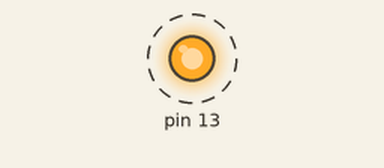
Recording of a sketch running on a simulated Arduino Mega 2560, built with avr-gcc and run on an emulated ATmega2560. Parts: output pins drawn as LEDs (lit = HIGH). Dashed ring = blinking. What the sketch prints to the serial monitor is not drawn.

Above: at 1.2 s.
Timing chart, 0 to 4.0 s (numbered marks = the images above):
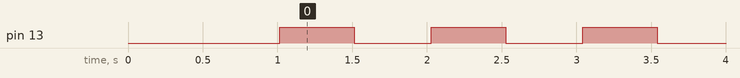

The sketch:

cargo_simulator_v2.ino
```cpp
/*
 *  Cargo Data Simulator
 *  ====================
 *  Description: Send GPS position data and other relevant sensor ("dummy") data to simulate real cargo data in motion
 *  Author: Faizal Mansor
 *  Date: 2015-10-27
 *
 */

#include <Adafruit_GPS.h>

// You should make the following connections with the Due and GPS module:
//
// GPS power pin to Arduino Due 3.3V output.
// GPS ground pin to Arduino Due ground.
//
// For hardware serial 1:
//   GPS TX to Arduino Due Serial1 RX pin 19
//   GPS RX to Arduino Due Serial1 TX pin 18
#define mySerial Serial1

Adafruit_GPS GPS(&mySerial);

// Set GPSECHO to 'false' to turn off echoing the GPS data to the Serial console
// Set to 'true' if you want to debug and listen to the raw GPS sentences.
#define GPSECHO  true

// this keeps track of whether we're using the interrupt
// off by default!
boolean usingInterrupt = false;
void useInterrupt(boolean); // Func prototype keeps Arduino 0023 happy

void setup() {
  pinMode(13, OUTPUT);
  // connect at 115200 so we can read the GPS fast enough and echo without dropping chars
  // also spit it out
  Serial.begin(19200);

  // 9600 NMEA is the default baud rate for Adafruit MTK GPS's- some use 4800
  GPS.begin(9600);
  mySerial.begin(9600);

  // uncomment this line to turn on RMC (recommended minimum) and GGA (fix data) including altitude
  GPS.sendCommand(PMTK_SET_NMEA_OUTPUT_RMCGGA);
  // uncomment this line to turn on only the "minimum recommended" data
  //GPS.sendCommand(PMTK_SET_NMEA_OUTPUT_RMCONLY);
  // For parsing data, we don't suggest using anything but either RMC only or RMC+GGA since
  // the parser doesn't care about other sentences at this time

  // Set the update rate
  GPS.sendCommand(PMTK_SET_NMEA_UPDATE_1HZ);   // 1 Hz update rate
  // For the parsing code to work nicely and have time to sort thru the data, and
  // print it out we don't suggest using anything higher than 1 Hz

  // Request updates on antenna status, comment out to keep quiet
  GPS.sendCommand(PGCMD_ANTENNA);

  // the nice thing about this code is you can have a timer0 interrupt go off
  // every 1 millisecond, and read data from the GPS for you. that makes the
  // loop code a heck of a lot easier!

#ifdef __arm__
  usingInterrupt = false;  //NOTE - we don't want to use interrupts on the Due
#else
  useInterrupt(true);
#endif

  delay(1000);
  // Ask for firmware version
  // mySerial.println(PMTK_Q_RELEASE);
}

#ifdef __AVR__
// Interrupt is called once a millisecond, looks for any new GPS data, and stores it
SIGNAL(TIMER0_COMPA_vect) {
  char c = GPS.read();
  // if you want to debug, this is a good time to do it!
#ifdef UDR0
  if (GPSECHO)
    if (c) UDR0 = c;
    // writing direct to UDR0 is much much faster than Serial.print
    // but only one character can be written at a time.
#endif

}
void useInterrupt(boolean v) {
  if (v) {
    // Timer0 is already used for millis() - we'll just interrupt somewhere
    // in the middle and call the "Compare A" function above
    OCR0A = 0xAF;
    TIMSK0 |= _BV(OCIE0A);
    usingInterrupt = true;
  } else {
    // do not call the interrupt function COMPA anymore
    TIMSK0 &= ~_BV(OCIE0A);
    usingInterrupt = false;
  }
}
#endif //#ifdef__AVR__

uint32_t timer = millis();

int i=0;  // loop counter

const String C_ID = "0.0.0.13";
const char R_TYPE = '2'; // Record type = Cargo data
const String TRANSPORTER_ID = "R0001";
const String TRIP_ID = "P0003";

// GPS data
int GPS_year = 0;
int GPS_month = 0;
int GPS_day = 0;
int GPS_hour = 0;
int GPS_min = 0;
int GPS_sec = 0;
float GPS_latitude = 0.0;
float GPS_longitude = 0.0;
char GPS_lat = 'X';
char GPS_lon = 'Y';
float GPS_speed = 0.0;
float GPS_angle = 0.0;
float GPS_alt = 0.0;

float c_wgt = 3000.50;
float c_tmp = 30.50;
float c_psi = 25.10;
float c_mos = 10.50;

void runGPS() {
  // in case you are not using the interrupt above, you'll
  // need to 'hand query' the GPS, not suggested :(
  if (! usingInterrupt) {
    // read data from the GPS in the 'main loop'
    char c = GPS.read();
    // if you want to debug, this is a good time to do it!
    //if (GPSECHO)
      //if (c) Serial.print(c);
  }

  // if a sentence is received, we can check the checksum, parse it...
  if (GPS.newNMEAreceived()) {
    // a tricky thing here is if we print the NMEA sentence, or data
    // we end up not listening and catching other sentences!
    // so be very wary if using OUTPUT_ALLDATA and trytng to print out data
    //Serial.println(GPS.lastNMEA());   // this also sets the newNMEAreceived() flag to false

    if (!GPS.parse(GPS.lastNMEA()))   // this also sets the newNMEAreceived() flag to false
      return;  // we can fail to parse a sentence in which case we should just wait for another
  }

  // if millis() or timer wraps around, we'll just reset it
  if (timer > millis())  timer = millis();

  // approximately every 2 seconds or so, print out the current stats
  if (millis() - timer > 4000) {
    timer = millis(); // reset the timer


  }
}

void loop() {
    /*
     * Data to be formatted & send on the serial bus
     * ---------------------------------------------
     * uid = 0.0.0.10
     * record_type = 2 (cargo)
     * timestamp = GPS.year + GPS.month + GPS.day + GPS.hour + GPS.minute + GPS.seconds
     * GPS.latitude + GPS.lat
     * GPS.longitude + GPS.lon
     * GPS.angle
     * GPS.speed
     * GPS.altitude
     * transporter_id
     * trip_id
     * weight
     * temperature
     * pressure
     * moisture
     *
     */

    String tsp = ';' + String(GPS.year) + '-' + String(GPS.month) + '-' + GPS.day + 'T' + GPS.hour + ':' + GPS.minute + ':' + GPS.seconds;
    String lat = ';' + String(GPS.latitude) + String(GPS.lat);
    String lng = ';' + String(GPS.longitude) + String(GPS.lon);
    String crs = ';' + String(GPS.angle);
    String spd = ';' + String(GPS.speed);
    String alt = ';' + String(GPS.altitude);

    String wgt = ';' + String(c_wgt);
    String tmp = ';' + String(c_tmp);
    String psi = ';' + String(c_psi);
    String mos = ';' + String(c_mos);

    // write the payload data to the serial line for transmission
    Serial.println(C_ID + R_TYPE + tsp + lat + lng + crs + spd + alt + TRANSPORTER_ID + TRIP_ID + wgt + tmp + psi + mos);

    digitalWrite(13, HIGH);
    delay(500);
    digitalWrite(13, LOW);
    delay(500);
    i++;

}
```

Measured:
- by itself, pin 13: alternates HIGH for 0.50 s and LOW for 0.51 s
